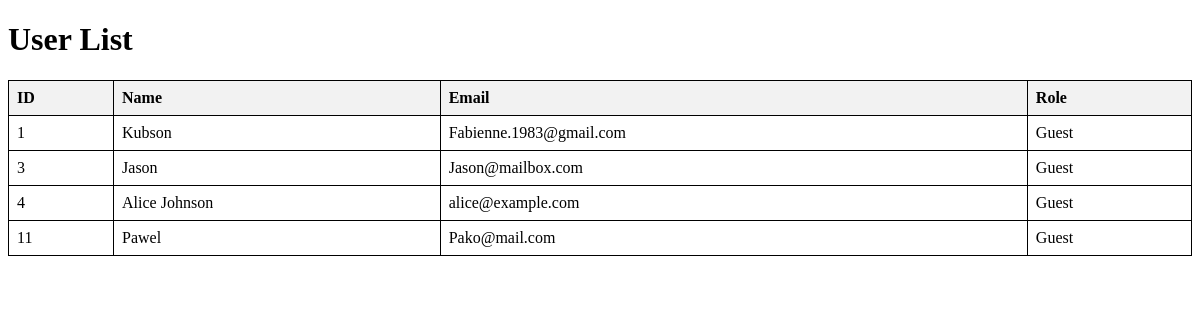
Before: /users/ with the older database file.
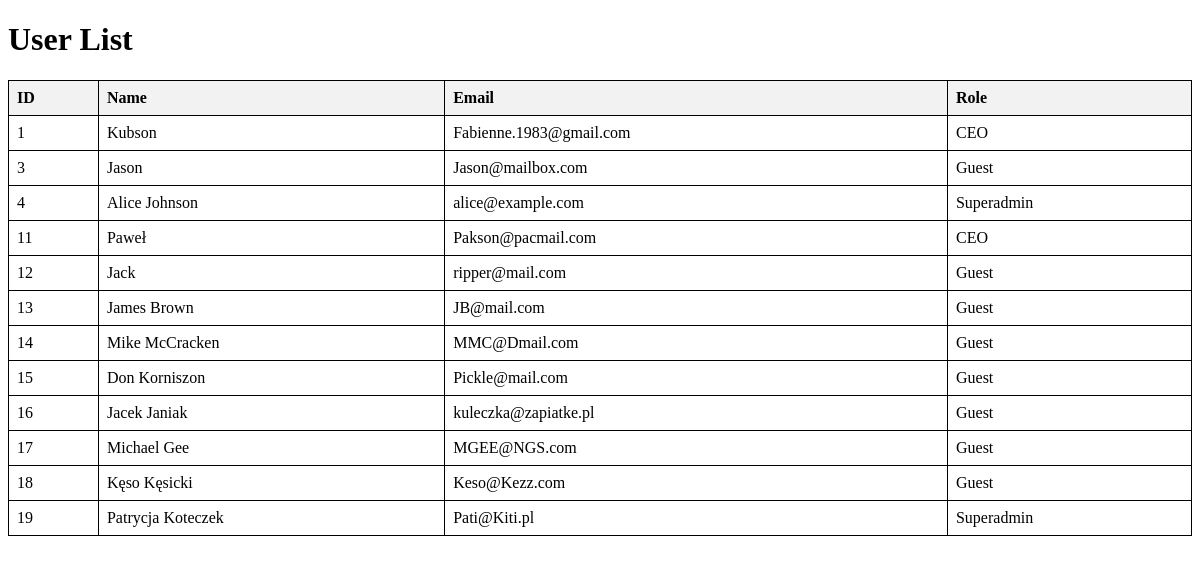
After: the same page with the newer database file.
### myapp/models.py (models this page shows, shortened)
class UserProfile(models.Model):
    name = models.CharField(max_length=100)
    email = models.EmailField(unique=True)
    role = models.ForeignKey(RoleProfile, null=True, \
        blank=True, on_delete=models.SET_NULL)
    eqitem = models.ForeignKey(Equipment, null=True, \
        blank=True, default="", on_delete=models.SET_DEFAULT)

class RoleProfile(models.Model):
    name = models.CharField(max_length=100)

### myapp/views.py (the view)
# urls.py: path('users/', user_table_view, name='user-table'),  # User list page
def user_table_view(request):
    users = UserProfile.objects.all()  # Fetch all users from the database
    roles = RoleProfile.objects.all()  # Fetch all roles from the database
    context = {
        'users': users,
        'roles': roles,
    }
    return render(request, 'myapp/user_list.html', context)

### myapp/templates/myapp/user_list.html (shortened to what this page needs)
{% load static %}
<!DOCTYPE html>
<html lang="en">
<head>
</head>
<body>
    <h1>User List</h1>
    <table>
        <thead>
            <tr>
                <th>ID</th>
                <th>Name</th>
                <th>Email</th>
                <th>Role</th>
            </tr>
        </thead>
        <tbody>
            {% for user in users %}
            <tr>
                <td>{{ user.id }}</td>
                <td>{{ user.name }}</td>
                <td>{{ user.email }}</td>
                <td>
                    {% if user.role %}
                        {{ user.role.name }}
                    {% else %}
                        Guest
                    {% endif %}
                </td>
            </tr>
            {% empty %}
            <tr>
                <td colspan="4">No users available.</td>
            </tr>
            {% endfor %}
        </tbody>
    </table>
</body>
</html>

### myapp/templates/myapp/user_list.html (style rules this page uses)
table { width: 100%; border-collapse: collapse; }
table, th, td { border: 1px solid black; }
th, td { padding: 8px; text-align: left; }
th { background-color: #f2f2f2; }

Changed rows visible on the page:
changed UserProfile "Kubson": role.name (not shown) → "CEO"; no longer shows "Guest"
changed UserProfile "Jason": role.name (not shown) → "Guest"; no longer shows "Guest"
changed UserProfile "Alice Johnson": role.name (not shown) → "Superadmin"; no longer shows "Guest"
changed UserProfile id 11: name "Pawel" → "Paweł"; email "Pako@mail.com" → "Pakson@pacmail.com"; role.name (not shown) → "CEO"; no longer shows "Guest"
added UserProfile: id "12", name "Jack", email "ripper@mail.com", role.name "Guest"
added UserProfile: id "13", name "James Brown", email "JB@mail.com", role.name "Guest"
added UserProfile: id "14", name "Mike McCracken", email "MMC@Dmail.com", shows "Guest"
added UserProfile: id "15", name "Don Korniszon", email "Pickle@mail.com", shows "Guest"
added UserProfile: id "16", name "Jacek Janiak", email "kuleczka@zapiatke.pl", shows "Guest"
added UserProfile: id "17", name "Michael Gee", email "MGEE@NGS.com", shows "Guest"
added UserProfile: id "18", name "Kęso Kęsicki", email "Keso@Kezz.com", role.name "Guest"
added UserProfile: id "19", name "Patrycja Koteczek", email "Pati@Kiti.pl", role.name "Superadmin"
